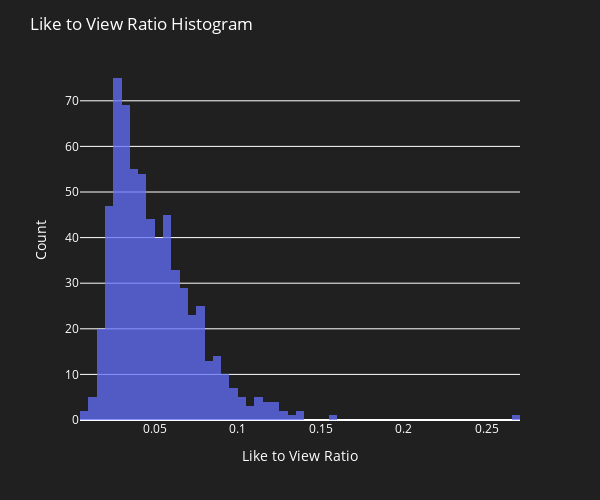

Write notebook code for a chart like this one.
### Code cell
fig = px.histogram(
    x=df_not_null["LiketoViewRatio"],
    opacity=0.75)


fig.update_layout(
    title="Like to View Ratio Histogram",
    xaxis_title="Like to View Ratio",
    yaxis_title="Count",
    plot_bgcolor='rgba(32, 32, 32, 1)',
    paper_bgcolor='rgba(32, 32, 32, 1)',
    font=dict(color='white'),
    width=600,
    height=500
)

pio.write_image(fig=fig, file='hist_like_to_view.png', format='png')
fig.show()

### Figure 1 — Plotly figure (JSON) as saved in the notebook; plotly's stock layout.template omitted (floating-point values rounded to 4 significant figures; data arrays with more than 128 entries replaced by an {"elided": "..."} marker saying what was removed)
{"data": [{"alignmentgroup": "True", "bingroup": "x", "hovertemplate": "x=%{x}<br>count=%{y}<extra></extra>", "legendgroup": "", "marker": {"color": "#636efa", "opacity": 0.75, "pattern": {"shape": ""}}, "name": "", "offsetgroup": "", "orientation": "v", "showlegend": false, "type": "histogram", "x": {"elided": "640 float values"}, "xaxis": "x", "yaxis": "y"}], "layout": {"barmode": "relative", "font": {"color": "white"}, "height": 500, "legend": {"tracegroupgap": 0}, "margin": {"t": 60}, "paper_bgcolor": "rgba(32, 32, 32, 1)", "plot_bgcolor": "rgba(32, 32, 32, 1)", "title": {"text": "Like to View Ratio Histogram"}, "width": 600, "xaxis": {"anchor": "y", "autorange": true, "domain": [0, 1], "range": [0.005, 0.27], "title": {"text": "Like to View Ratio"}, "type": "linear"}, "yaxis": {"anchor": "x", "autorange": true, "domain": [0, 1], "range": [0, 78.95], "title": {"text": "Count"}}}}
